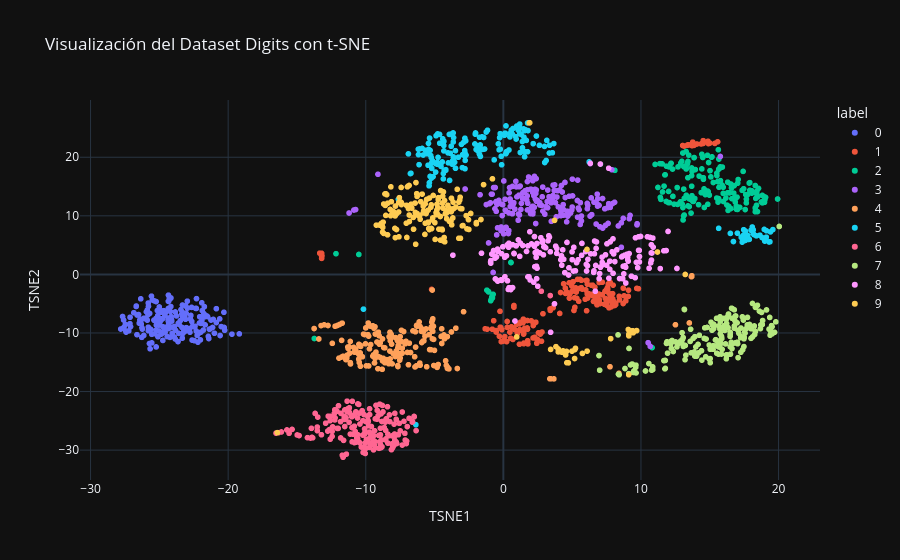

Notebook source saved alongside this figure:
### Markdown cell above
## 5. t-SNE (t-distributed Stochastic Neighbor Embedding)

Ahora, aplicaremos t-SNE, una técnica no lineal, para ver si podemos obtener una mejor separación visual de los clusters de dígitos.

### Code cell
# Aplicamos t-SNE. Perplexity es un hiperparámetro importante.
tsne = TSNE(n_components=2, perplexity=100, random_state=1)
X_tsne = tsne.fit_transform(X_scaled)

# Creamos el DataFrame para Plotly
df_tsne = pd.DataFrame(data=X_tsne, columns=['TSNE1', 'TSNE2'])
df_tsne['label'] = y.astype(str)

# Visualizamos
fig = px.scatter(df_tsne, x='TSNE1', y='TSNE2', color='label',
                 title='Visualización del Dataset Digits con t-SNE',
                 labels={'color': 'Dígito'})
fig.show()

### Figure 1 — Plotly figure (JSON) as saved in the notebook; plotly's stock layout.template omitted (floating-point values rounded to 4 significant figures; data arrays with more than 128 entries replaced by an {"elided": "..."} marker saying what was removed)
{"data": [{"hovertemplate": "label=0<br>TSNE1=%{x}<br>TSNE2=%{y}<extra></extra>", "legendgroup": "0", "marker": {"color": "#636efa", "symbol": "circle"}, "mode": "markers", "name": "0", "showlegend": true, "x": {"elided": "178 float values"}, "xaxis": "x", "y": {"elided": "178 float values"}, "yaxis": "y", "type": "scattergl"}, {"hovertemplate": "label=1<br>TSNE1=%{x}<br>TSNE2=%{y}<extra></extra>", "legendgroup": "1", "marker": {"color": "#EF553B", "symbol": "circle"}, "mode": "markers", "name": "1", "showlegend": true, "x": {"elided": "182 float values"}, "xaxis": "x", "y": {"elided": "182 float values"}, "yaxis": "y", "type": "scattergl"}, {"hovertemplate": "label=2<br>TSNE1=%{x}<br>TSNE2=%{y}<extra></extra>", "legendgroup": "2", "marker": {"color": "#00cc96", "symbol": "circle"}, "mode": "markers", "name": "2", "showlegend": true, "x": {"elided": "177 float values"}, "xaxis": "x", "y": {"elided": "177 float values"}, "yaxis": "y", "type": "scattergl"}, {"hovertemplate": "label=3<br>TSNE1=%{x}<br>TSNE2=%{y}<extra></extra>", "legendgroup": "3", "marker": {"color": "#ab63fa", "symbol": "circle"}, "mode": "markers", "name": "3", "showlegend": true, "x": {"elided": "183 float values"}, "xaxis": "x", "y": {"elided": "183 float values"}, "yaxis": "y", "type": "scattergl"}, {"hovertemplate": "label=4<br>TSNE1=%{x}<br>TSNE2=%{y}<extra></extra>", "legendgroup": "4", "marker": {"color": "#FFA15A", "symbol": "circle"}, "mode": "markers", "name": "4", "showlegend": true, "x": {"elided": "181 float values"}, "xaxis": "x", "y": {"elided": "181 float values"}, "yaxis": "y", "type": "scattergl"}, {"hovertemplate": "label=5<br>TSNE1=%{x}<br>TSNE2=%{y}<extra></extra>", "legendgroup": "5", "marker": {"color": "#19d3f3", "symbol": "circle"}, "mode": "markers", "name": "5", "showlegend": true, "x": {"elided": "182 float values"}, "xaxis": "x", "y": {"elided": "182 float values"}, "yaxis": "y", "type": "scattergl"}, {"hovertemplate": "label=6<br>TSNE1=%{x}<br>TSNE2=%{y}<extra></extra>", "legendgroup": "6", "marker": {"color": "#FF6692", "symbol": "circle"}, "mode": "markers", "name": "6", "showlegend": true, "x": {"elided": "181 float values"}, "xaxis": "x", "y": {"elided": "181 float values"}, "yaxis": "y", "type": "scattergl"}, {"hovertemplate": "label=7<br>TSNE1=%{x}<br>TSNE2=%{y}<extra></extra>", "legendgroup": "7", "marker": {"color": "#B6E880", "symbol": "circle"}, "mode": "markers", "name": "7", "showlegend": true, "x": {"elided": "179 float values"}, "xaxis": "x", "y": {"elided": "179 float values"}, "yaxis": "y", "type": "scattergl"}, {"hovertemplate": "label=8<br>TSNE1=%{x}<br>TSNE2=%{y}<extra></extra>", "legendgroup": "8", "marker": {"color": "#FF97FF", "symbol": "circle"}, "mode": "markers", "name": "8", "showlegend": true, "x": {"elided": "174 float values"}, "xaxis": "x", "y": {"elided": "174 float values"}, "yaxis": "y", "type": "scattergl"}, {"hovertemplate": "label=9<br>TSNE1=%{x}<br>TSNE2=%{y}<extra></extra>", "legendgroup": "9", "marker": {"color": "#FECB52", "symbol": "circle"}, "mode": "markers", "name": "9", "showlegend": true, "x": {"elided": "180 float values"}, "xaxis": "x", "y": {"elided": "180 float values"}, "yaxis": "y", "type": "scattergl"}], "layout": {"xaxis": {"anchor": "y", "domain": [0.0, 1.0], "title": {"text": "TSNE1"}}, "yaxis": {"anchor": "x", "domain": [0.0, 1.0], "title": {"text": "TSNE2"}}, "legend": {"title": {"text": "label"}, "tracegroupgap": 0}, "title": {"text": "Visualización del Dataset Digits con t-SNE"}}}
